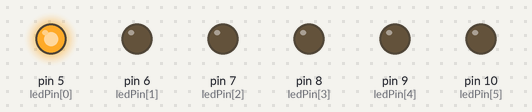
A sketch run on a simulated Arduino Uno, built with avr-gcc and run on an emulated ATmega328P. Shown: output pins drawn as LEDs (lit = HIGH).

Above: at 0.5 s.
At 1.5 s:
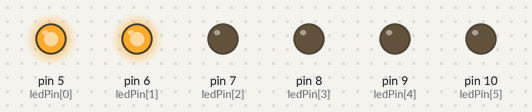
At 2.5 s:
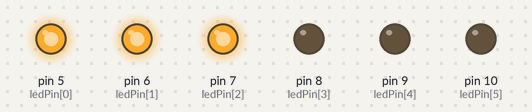
At 3.5 s:
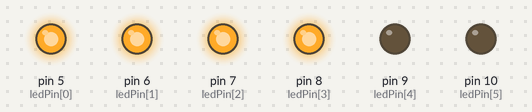
At 4.5 s:
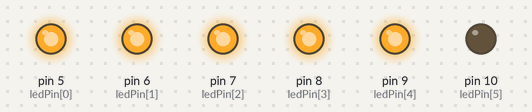
At 5.5 s:
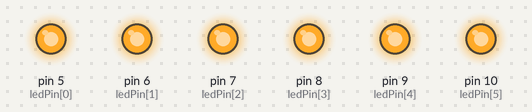
Timing chart, 0 to 6.9 s (numbered marks = the images above):
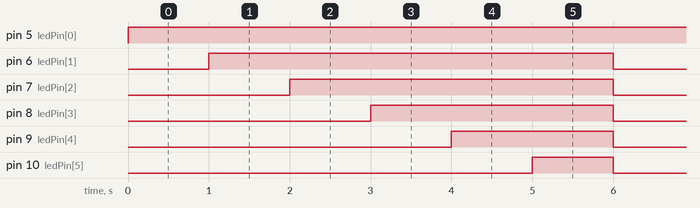

The sketch:

part_2_arrays.ino
```cpp
int ledPin[]={5,6,7,8,9, 10};

void setup() {

  //set all LED pins to output mode
  for(int i = 0; i < 6; i++){
    pinMode(ledPin[i], OUTPUT);
  }

}

void loop() {
    //all LEDs off
    for(int i = 0; i < 6; i ++){
      digitalWrite(ledPin[i], LOW);
    }

    //all LEDs on
    for(int i = 0; i < 6; i ++){
      digitalWrite(ledPin[i], HIGH);
      delay(1000);
    }

}
```

Measured:
- by itself, pin 5 (ledPin[0]): LOW → HIGH at 0.00 s
- by itself, pin 6 (ledPin[1]): alternates HIGH for 5.0 s and LOW for 1.0 s
- by itself, pin 7 (ledPin[2]): alternates HIGH for 4.0 s and LOW for 2.0 s
- by itself, pin 8 (ledPin[3]): alternates HIGH for 3.0 s and LOW for 3.0 s
- by itself, pin 9 (ledPin[4]): alternates HIGH for 2.0 s and LOW for 4.0 s
- by itself, pin 10 (ledPin[5]): alternates HIGH for 1.0 s and LOW for 5.0 s
